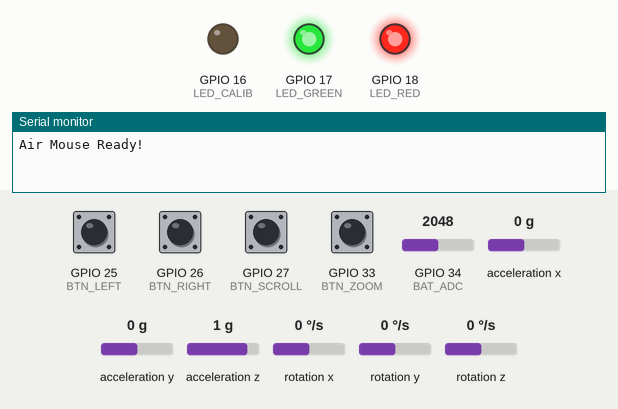
A sketch run on a simulated ESP32. On the bench: output pins drawn as LEDs (lit = HIGH), the last lines printed to the serial monitor. Dashed ring = blinking. The test bench sets the inputs (shaded band); at power-on: GPIO 25 (BTN_LEFT), GPIO 26 (BTN_RIGHT), GPIO 27 (BTN_SCROLL), GPIO 33 (BTN_ZOOM) HIGH, GPIO 34 (BAT_ADC) = 2048, acceleration x 0 g, acceleration y 0 g, acceleration z 1 g, rotation x 0 °/s, rotation y 0 °/s, rotation z 0 °/s. USB keyboard and mouse output is not drawn.

Above: at 9.0 s.
9.1 s: GPIO 34 (BAT_ADC) set to 2082
14.3 s: GPIO 27 (BTN_SCROLL) pulled LOW for 0.15 s
At 15.0 s:
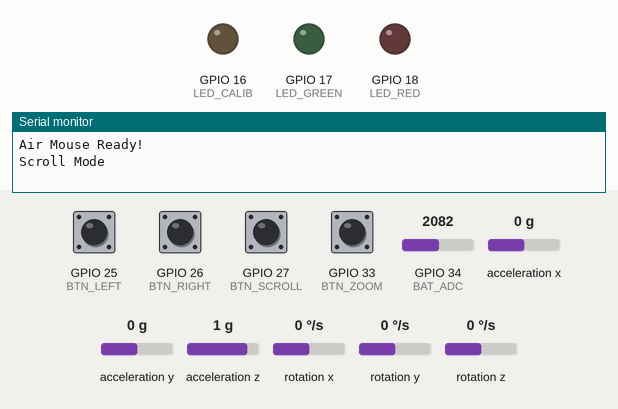
16.1 s: GPIO 34 (BAT_ADC) set to 2866
At 18.8 s:
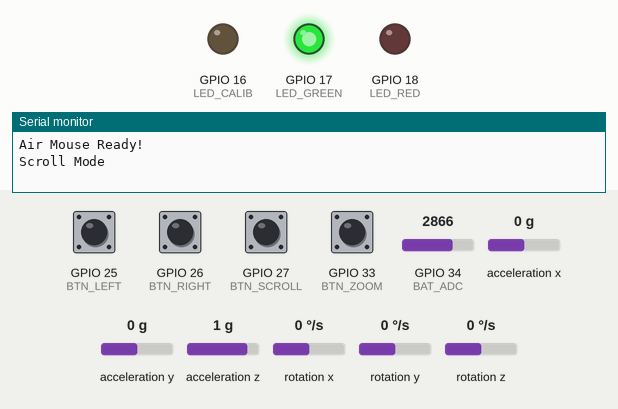
19.3 s: GPIO 33 (BTN_ZOOM) pulled LOW for 0.15 s
At 19.65 s:
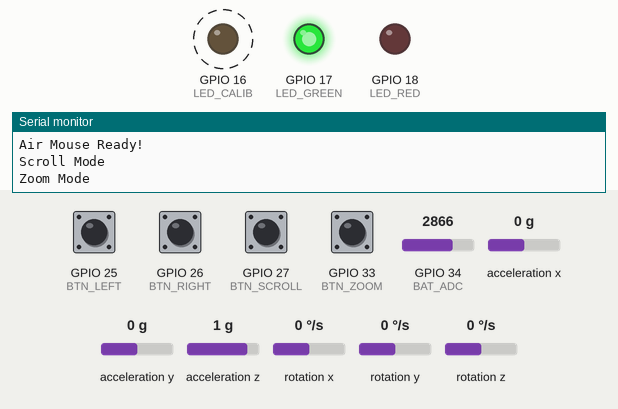
21.3 s: GPIO 34 (BAT_ADC) set to 1228
At 28.8 s:
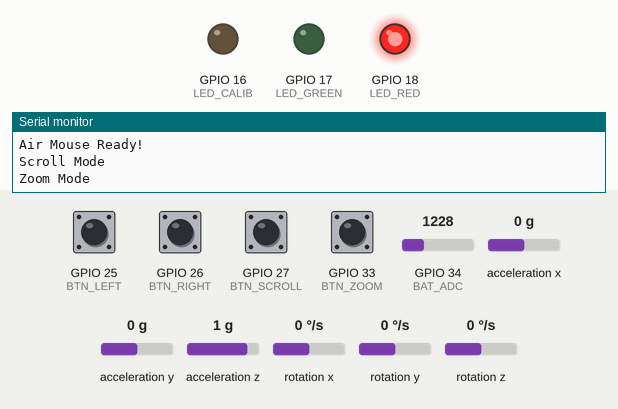
29.3 s: GPIO 34 (BAT_ADC) set to 3972
At 33.9 s:
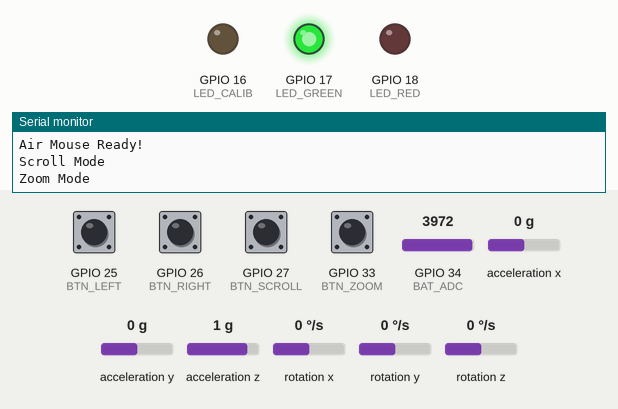
Timing chart, 0 to 35.3 s (numbered marks = the images above; inputs shaded):
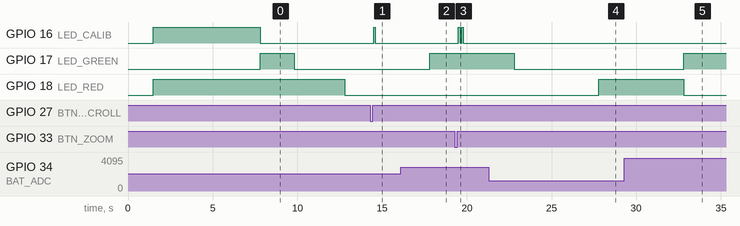

The sketch:

air_mouse_3333.ino
```cpp
#include <Wire.h>
#include <MPU6050.h>
#include <BleMouse.h>

MPU6050 mpu;
BleMouse bleMouse("Smart Pen Air Mouse", "ESP32", 100);

// ---------------- PINS ----------------
#define LED_RED     18
#define LED_GREEN   17
#define LED_CALIB   16

#define BTN_LEFT    25    // Button 1: Left Click + Wake
#define BTN_RIGHT   26    // Button 2: Right Click + Wake
#define BTN_SCROLL  27    // Button 3: Scroll Mode Toggle
#define BTN_ZOOM    33    // Button 4: Zoom Mode Toggle (NEW)

#define BAT_ADC     34

// ---------------- VARIABLES ----------------
float roll = 0, pitch = 0;
float rollAcc, pitchAcc;
float dt;

unsigned long lastTime = 0;
unsigned long lastActivityTime = 0;

// Gyro offsets
int16_t gx_off = 0, gy_off = 0;

// Cursor control
bool cursorLocked = false;

// Mode control
enum MouseMode { MODE_NORMAL, MODE_SCROLL, MODE_ZOOM };
MouseMode currentMode = MODE_NORMAL;

unsigned long scrollPressTime = 0;
unsigned long zoomPressTime = 0;

// Sleep mode
bool sleepMode = false;
#define SLEEP_TIMEOUT 600000  // 10 minutes in milliseconds

// Flick gesture (ESC)
unsigned long lastFlickTime = 0;
int flickCount = 0;

#define FLICK_THRESHOLD 1200
#define FLICK_TIMEOUT   350
#define FLICK_REQUIRED  3

// Battery
unsigned long lastBatteryCheck = 0;
bool lowBatteryBlink = false;

// Button debounce
#define DEBOUNCE_DELAY 50
unsigned long lastDebounceTime[4] = {0, 0, 0, 0};
bool buttonState[4] = {HIGH, HIGH, HIGH, HIGH};
bool lastButtonState[4] = {HIGH, HIGH, HIGH, HIGH};

// ---------------- BATTERY FUNCTIONS ----------------
float readBatteryVoltage() {
  int raw = analogRead(BAT_ADC);
  return (raw / 4095.0) * 3.3 * 2.0;
}

int batteryPercentage(float v) {
  if (v >= 4.2) return 100;
  if (v <= 3.3) return 0;
  return (int)((v - 3.3) / (4.2 - 3.3) * 100);
}

void handleBatteryLED() {
  if (millis() - lastBatteryCheck < 5000) return;
  lastBatteryCheck = millis();

  int percent = batteryPercentage(readBatteryVoltage());

  if (percent <= 5) {
    lowBatteryBlink = !lowBatteryBlink;
    digitalWrite(LED_RED, lowBatteryBlink);
    digitalWrite(LED_GREEN, LOW);
  }
  else if (percent >= 10) {
    digitalWrite(LED_GREEN, HIGH);
    digitalWrite(LED_RED, LOW);
  }
  else {
    digitalWrite(LED_GREEN, LOW);
    digitalWrite(LED_RED, LOW);
  }
}

// ---------------- SLEEP FUNCTIONS ----------------
void enterSleepMode() {
  sleepMode = true;

  // Turn off LEDs
  digitalWrite(LED_RED, LOW);
  digitalWrite(LED_GREEN, LOW);
  digitalWrite(LED_CALIB, LOW);

  // Disconnect BLE
  bleMouse.end();

  // Configure wake-up buttons
  esp_sleep_enable_ext0_wakeup(GPIO_NUM_25, LOW); // BTN_LEFT
  esp_sleep_enable_ext1_wakeup(1ULL << BTN_RIGHT, ESP_EXT1_WAKEUP_ANY_LOW); // BTN_RIGHT

  Serial.println("Entering sleep mode...");
  delay(100);

  // Enter light sleep (preserves RAM)
  esp_light_sleep_start();

  // Wake up here
  wakeFromSleep();
}

void wakeFromSleep() {
  sleepMode = false;
  lastActivityTime = millis();

  // Blink green LED to indicate wake
  digitalWrite(LED_GREEN, HIGH);
  delay(500);
  digitalWrite(LED_GREEN, LOW);

  // Restart BLE
  bleMouse.begin();

  Serial.println("Woke from sleep!");
}

// ---------------- GYRO CALIBRATION ----------------
void calibrateGyro() {
  digitalWrite(LED_CALIB, HIGH);
  long sx = 0, sy = 0;

  for (int i = 0; i < 500; i++) {
    int16_t ax, ay, az, gx, gy, gz;
    mpu.getMotion6(&ax, &ay, &az, &gx, &gy, &gz);
    sx += gx;
    sy += gy;
    delay(5);
  }

  gx_off = sx / 500;
  gy_off = sy / 500;

  delay(2000);
  digitalWrite(LED_CALIB, LOW);
}

// ---------------- MULTI-FLICK ESC ----------------
void detectMultiFlickESC(int gy) {
  if (abs(gy) > FLICK_THRESHOLD) {
    unsigned long now = millis();

    if (now - lastFlickTime < FLICK_TIMEOUT)
      flickCount++;
    else
      flickCount = 1;

    lastFlickTime = now;

    if (flickCount >= FLICK_REQUIRED) {
      bleMouse.press(KEY_ESC);
      delay(50);
      bleMouse.release(KEY_ESC);
      flickCount = 0;
      lastActivityTime = millis();
    }
  }
}

// ---------------- DEBOUNCED BUTTON READ ----------------
bool readDebouncedButton(int pin, int index) {
  bool reading = digitalRead(pin);

  if (reading != lastButtonState[index]) {
    lastDebounceTime[index] = millis();
  }

  if ((millis() - lastDebounceTime[index]) > DEBOUNCE_DELAY) {
    if (reading != buttonState[index]) {
      buttonState[index] = reading;
    }
  }

  lastButtonState[index] = reading;
  return !buttonState[index]; // Return true when pressed (active LOW)
}

// ---------------- SETUP ----------------
void setup() {
  Serial.begin(115200);
  delay(1500);

  pinMode(LED_RED, OUTPUT);
  pinMode(LED_GREEN, OUTPUT);
  pinMode(LED_CALIB, OUTPUT);

  pinMode(BTN_LEFT, INPUT_PULLUP);
  pinMode(BTN_RIGHT, INPUT_PULLUP);
  pinMode(BTN_SCROLL, INPUT_PULLUP);
  pinMode(BTN_ZOOM, INPUT_PULLUP);

  digitalWrite(LED_RED, HIGH);

  Wire.begin(21, 22);
  mpu.initialize();
  calibrateGyro();

  lastTime = millis();
  lastActivityTime = millis();
  bleMouse.begin();

  Serial.println("Air Mouse Ready!");
}

// ---------------- LOOP ----------------
void loop() {

  // Check for sleep timeout
  if (millis() - lastActivityTime > SLEEP_TIMEOUT) {
    enterSleepMode();
    return;
  }

  handleBatteryLED();

  static bool blePrev = false;
  if (!bleMouse.isConnected()) {
    blePrev = false;
    return;
  }

  if (!blePrev) {
    digitalWrite(LED_GREEN, HIGH);
    delay(2000);
    digitalWrite(LED_GREEN, LOW);
    blePrev = true;
  }

  unsigned long now = millis();
  dt = (now - lastTime) / 1000.0;
  lastTime = now;

  int16_t ax, ay, az, gx, gy, gz;
  mpu.getMotion6(&ax, &ay, &az, &gx, &gy, &gz);

  gx -= gx_off;
  gy -= gy_off;

  rollAcc  = atan2(ay, az) * RAD_TO_DEG;
  pitchAcc = atan2(-ax, sqrt(ay * ay + az * az)) * RAD_TO_DEG;

  roll  = 0.98 * (roll + gx * dt / 131.0) + 0.02 * rollAcc;
  pitch = 0.98 * (pitch + gy * dt / 131.0) + 0.02 * pitchAcc;

  detectMultiFlickESC(gy);

  // Read all buttons with debouncing
  bool btnLeft = readDebouncedButton(BTN_LEFT, 0);
  bool btnRight = readDebouncedButton(BTN_RIGHT, 1);
  bool btnScroll = readDebouncedButton(BTN_SCROLL, 2);
  bool btnZoom = readDebouncedButton(BTN_ZOOM, 3);

  // ---------- BUTTON 3: SCROLL MODE ----------
  if (btnScroll) {
    if (scrollPressTime == 0) {
      scrollPressTime = millis();
    }
  } else {
    if (scrollPressTime > 0) {
      // Short press: Toggle scroll mode
      if (millis() - scrollPressTime < 300) {
        if (currentMode == MODE_SCROLL) {
          currentMode = MODE_NORMAL;
          Serial.println("Normal Mode");
        } else {
          currentMode = MODE_SCROLL;
          Serial.println("Scroll Mode");
        }
        // Quick LED blink for feedback
        digitalWrite(LED_CALIB, HIGH);
        delay(100);
        digitalWrite(LED_CALIB, LOW);
      }
      scrollPressTime = 0;
    }
  }

  // ---------- BUTTON 4: ZOOM MODE ----------
  if (btnZoom) {
    if (zoomPressTime == 0) {
      zoomPressTime = millis();
    }
  } else {
    if (zoomPressTime > 0) {
      // Short press: Toggle zoom mode
      if (millis() - zoomPressTime < 300) {
        if (currentMode == MODE_ZOOM) {
          currentMode = MODE_NORMAL;
          Serial.println("Normal Mode");
        } else {
          currentMode = MODE_ZOOM;
          Serial.println("Zoom Mode");
        }
        // Double LED blink for feedback
        digitalWrite(LED_CALIB, HIGH);
        delay(100);
        digitalWrite(LED_CALIB, LOW);
        delay(100);
        digitalWrite(LED_CALIB, HIGH);
        delay(100);
        digitalWrite(LED_CALIB, LOW);
      }
      zoomPressTime = 0;
    }
  }

  // ---------- MODE-BASED MOVEMENT ----------
  if (currentMode == MODE_SCROLL) {
    // SCROLL MODE
    // Button 1 (Left) = Scroll Up
    // Button 2 (Right) = Scroll Down
    if (btnLeft) {
      bleMouse.move(0, 0, 3);  // Scroll up
      lastActivityTime = millis();
      delay(50);
    }
    if (btnRight) {
      bleMouse.move(0, 0, -3);  // Scroll down
      lastActivityTime = millis();
      delay(50);
    }

  } else if (currentMode == MODE_ZOOM) {
    // ZOOM MODE
    // Button 1 (Left) = Zoom In (Ctrl + Scroll Up)
    // Button 2 (Right) = Zoom Out (Ctrl + Scroll Down)
    if (btnLeft) {
      bleMouse.press(KEY_LEFT_CTRL);
      bleMouse.move(0, 0, 3);  // Zoom in
      delay(50);
      bleMouse.release(KEY_LEFT_CTRL);
      lastActivityTime = millis();
      delay(50);
    }
    if (btnRight) {
      bleMouse.press(KEY_LEFT_CTRL);
      bleMouse.move(0, 0, -3);  // Zoom out
      delay(50);
      bleMouse.release(KEY_LEFT_CTRL);
      lastActivityTime = millis();
      delay(50);
    }

  } else {
    // NORMAL MODE
    // Regular mouse movement
    int moveX = roll / 4;
    int moveY = -pitch / 4;

    if (abs(moveX) < 1) moveX = 0;
    if (abs(moveY) < 1) moveY = 0;

    if (moveX || moveY) {
      bleMouse.move(moveX, moveY);
      lastActivityTime = millis();
    }

    // Button 1: Left Click
    if (btnLeft) {
      bleMouse.click(MOUSE_LEFT);
      lastActivityTime = millis();
      delay(200);
    }

    // Button 2: Right Click
    if (btnRight) {
      bleMouse.click(MOUSE_RIGHT);
      lastActivityTime = millis();
      delay(200);
    }
  }
}
```

Measured:
- after the input at 14.3 s, GPIO 16 (LED_CALIB): LOW → HIGH after 0.20 s, → LOW 0.10 s later
- after the input at 16.1 s, GPIO 17 (LED_GREEN): LOW → HIGH after 1.7 s
- after the input at 19.3 s, GPIO 16 (LED_CALIB): alternates HIGH for 0.10 s and LOW for 0.10 s, 4 changes in all, then stays LOW, starting after 0.20 s
- after the input at 21.3 s, GPIO 17 (LED_GREEN): HIGH → LOW after 1.5 s; GPIO 18 (LED_RED): LOW → HIGH after 6.5 s
- after the input at 29.3 s, GPIO 17 (LED_GREEN): LOW → HIGH after 3.5 s
